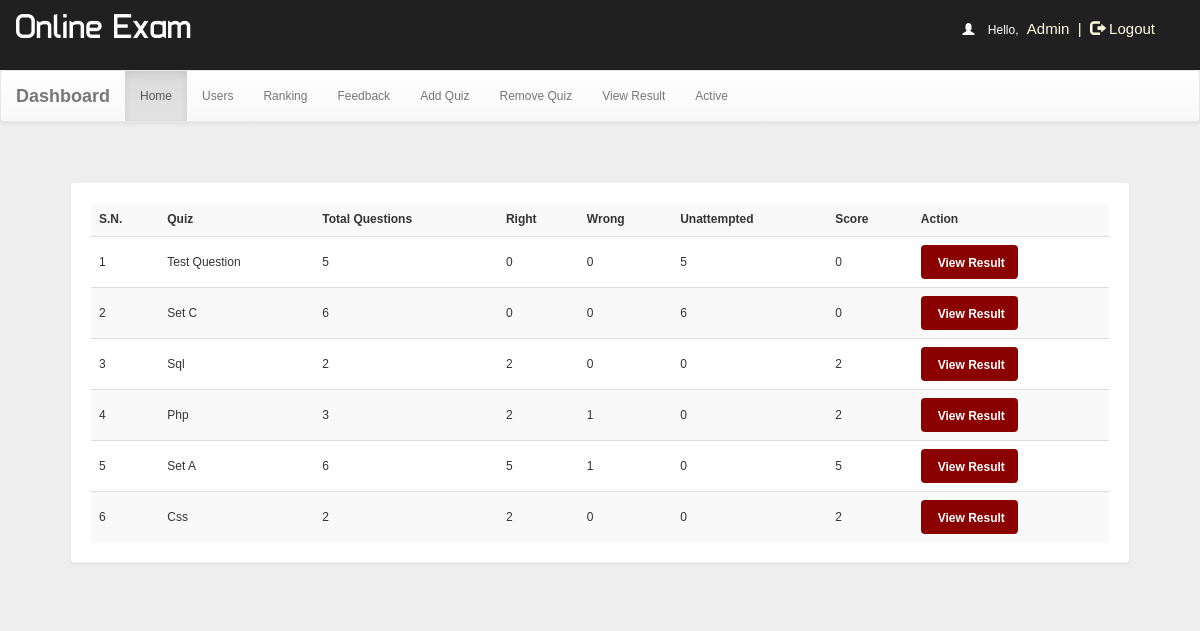
The page /individual-history.php?username=shibbirweb (signed in) on the database as committed earlier.
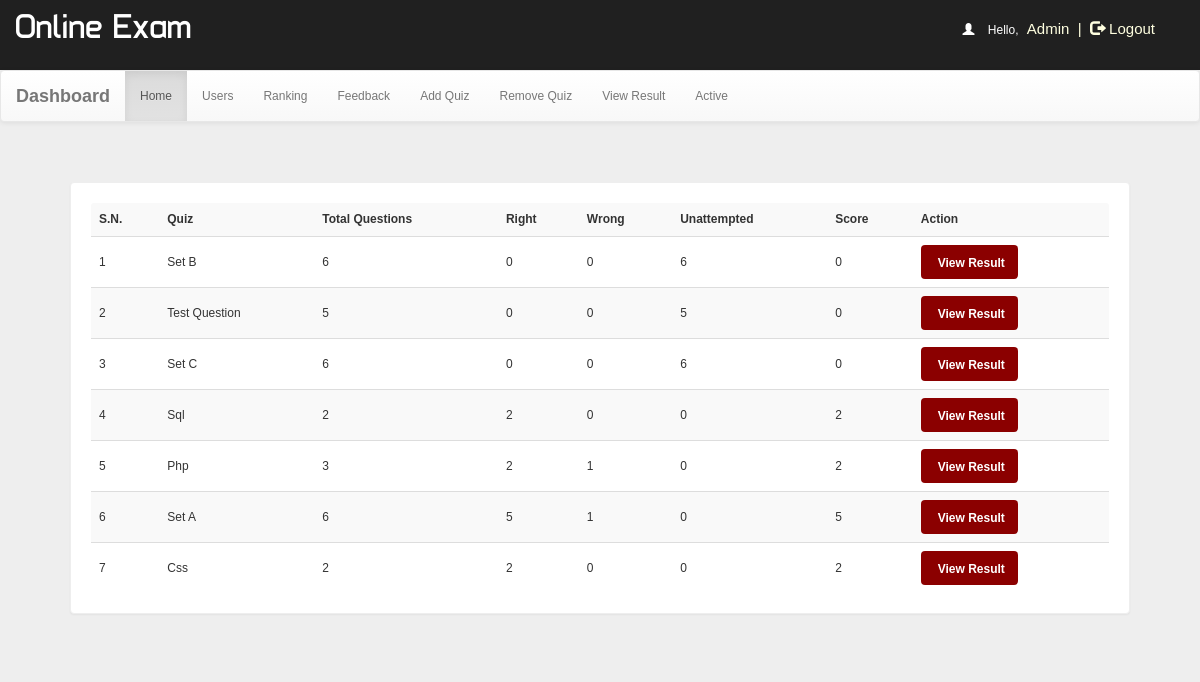
The same page on the database as committed later.
### tables this page shows
CREATE TABLE `history` (
  `id` int(100) NOT NULL,
  `username` varchar(50) NOT NULL,
  `eid` text NOT NULL,
  `score` int(11) NOT NULL,
  `level` int(11) NOT NULL,
  `correct` int(11) NOT NULL,
  `wrong` int(11) NOT NULL,
  `date` timestamp NOT NULL DEFAULT CURRENT_TIMESTAMP ON UPDATE CURRENT_TIMESTAMP,
  `timestamp` bigint(50) NOT NULL,
  `status` varchar(40) NOT NULL,
  `score_updated` varchar(10) NOT NULL
);

CREATE TABLE `quiz` (
  `id` int(100) NOT NULL,
  `eid` text NOT NULL,
  `title` varchar(100) NOT NULL,
  `correct` int(11) NOT NULL,
  `wrong` int(11) NOT NULL,
  `total` int(11) NOT NULL,
  `time` bigint(20) NOT NULL,
  `date` timestamp NOT NULL DEFAULT CURRENT_TIMESTAMP ON UPDATE CURRENT_TIMESTAMP,
  `status` varchar(10) NOT NULL
);

### individual-history.php (the view)
<?php
include_once 'header.php';
?>
<?php
    if (isset($_GET['username'])) {
        $username = $_GET['username'];
    $q = mysqli_query($con, "SELECT * FROM history WHERE username='$username' AND status='finished' ORDER BY date DESC ") or die('Error197');
    ?> <div class="panel title">
    <table class="table table-striped title1" >
        <tr>
            <td style="vertical-align:middle"><b>S.N.</b></td><td style="vertical-align:middle"><b>Quiz</b></td>
            <td style="vertical-align:middle"><b>Total Questions</b></td>
            <td style="vertical-align:middle"><b>Right</b></td>
            <td style="vertical-align:middle"><b>Wrong<b></td>
            <td style="vertical-align:middle"><b>Unattempted<b>
            </td><td style="vertical-align:middle"><b>Score</b>
            </td><td style="vertical-align:middle"><b>Action<b></td>
        </tr>
     <?php
        $c = 0;
        while ($row = mysqli_fetch_array($q)) {
        $eid = $row['eid'];
        $s   = $row['score'];
        $w   = $row['wrong'];
        $r   = $row['correct'];
        $q23 = mysqli_query($con, "SELECT * FROM quiz WHERE  eid='$eid' ") or die('Error208');
        while ($row = mysqli_fetch_array($q23)) {
        $title = $row['title'];
        $total = $row['total'];
        }
        $c++;
        ?>
        <tr>
            <td style="vertical-align:middle"><?php echo $c; ?></td>
            <td style="vertical-align:middle"><?php echo $title; ?></td>
            <td style="vertical-align:middle"><?php echo $total; ?></td>
            <td style="vertical-align:middle"><?php echo $r; ?></td>
            <td style="vertical-align:middle"><?php echo $w; ?></td>
            <td style="vertical-align:middle"><?php echo ($total - $r - $w); ?></td>
            <td style="vertical-align:middle"><?php echo $s; ?></td>
            <td style="vertical-align:middle"><b><a href="individual-result.php?q=10&username=<?php echo $username ?>&eid=<?php echo $eid; ?>" class="btn" style="margin:0px;background:darkred;color:white">&nbsp;<span class="title1"><b>View Result</b></td>
        </tr>
                    <?php
        }
        echo '</table></div>';
    }
    ?>
<?php include_once 'footer.php';

Rows that differ between the two databases and show on the page:
added history: quiz.title "Set B", quiz.total "6", correct "0", wrong "0", score "0"
